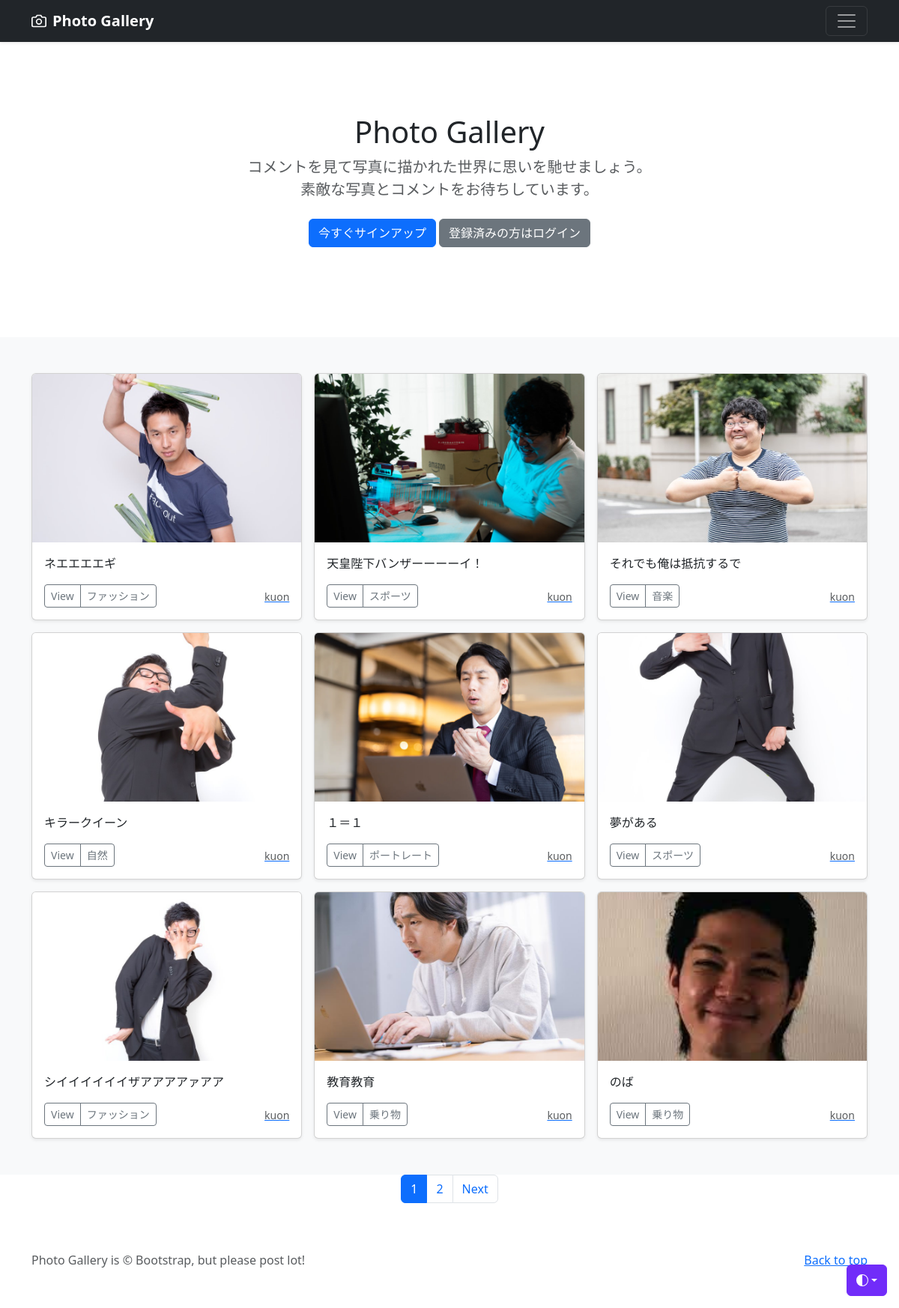
The page / on the database its author committed.
### photo/models.py (models this page shows, shortened)
class PhotoPost(models.Model):
    user = models.ForeignKey(
                CustomUser,
                verbose_name='ユーザ',
                on_delete=models.CASCADE)
    category = models.ForeignKey(
                Category,
                verbose_name='カテゴリ',
                on_delete=models.PROTECT)
    title = models.CharField(
                verbose_name='タイトル',
                max_length=200)
    comment = models.TextField(
                verbose_name='コメント')
    image1 = models.ImageField(
                verbose_name='イメージ1',
                upload_to='photos')
    image2 = models.ImageField(
                verbose_name='イメージ2',
                upload_to='photos',
                blank=True,
                null=True)
    posted_at = models.DateTimeField(
                verbose_name='投稿日時',
                auto_now_add=True)

class Category(models.Model):
    title = models.CharField(
                verbose_name='カテゴリ',
                max_length=20)

### accounts/models.py (models this page shows)
class CustomUser(AbstractUser):
    pass

### photo/views.py (the view)
class IndexView(ListView):
    template_name = 'index.html'
    queryset=PhotoPost.objects.order_by('-posted_at')
    paginate_by=9

### photo/templates/index.html (shortened to what this page needs)
{% extends 'base.html' %}
{% block contents %}
    {% include "photos_title.html" %}
    {% include "photos_list.html" %}
    {% include "pagination.html"%}
{% endblock %}

### photo/templates/photos_list.html (shortened to what this page needs)
  <div class="album py-5 bg-body-tertiary">
    <div class="container">
      <div class="row row-cols-1 row-cols-sm-2 row-cols-md-3 g-3">
        {% for record in object_list %}
        <div class="col">
          <div class="card shadow-sm">
            <img src="{{ record.image1.url }}"
              class="bd-placeholder-img card-img-top"
              width="100%" height="225"
              xmlns="http://www.w3.org/2000/svg"
              role="img" aria-label="Placeholder: Thumbnail"
              preserveAspectRatio="xMidYMid slice"
              focusable="false">
              <title>Placeholder</title><rect width="100%" height="100%" fill="#55595c"/></svg>
            <div class="card-body">
              <p class="card-text">{{ record.title}}</p>
              <div class="d-flex justify-content-between align-items-center">
                <div class="btn-group">
                  <button type="button"
                   class="btn btn-sm btn-outline-secondary"
                   onclick="location.href='{%url 'photo:photo_detail' record.pk %}'">
                   View</button>
                  <button type="button"
                   class="btn btn-sm btn-outline-secondary"
                   onclick="location.href='{%url 'photo:photos_cat' category=record.category.id%}'">
                   {{ record.category.title}}</button>
                </div>
                <a href="{% url 'photo:user_list' user=record.user.id %}">
                  <small class="text-muted">
                  {{ record.user }}</small>
                </a>
              </div>
            </div>
          </div>
        </div>
        {% endfor %}
      </div>
    </div>
  </div>

### photo/templates/base.html (style rules this page uses)
.bd-placeholder-img { font-size: 1.125rem; text-anchor: middle; -webkit-user-select: none; -moz-user-select: none; user-select: none; }

### photo/templates/photos_list.html (style rules this page uses)
img { object-fit: cover; }

### rows shown on the page
PhotoPost: image1 (picture), title "ネエエエエギ", category "ファッション", user "kuon"
PhotoPost: image1 (picture), title "天皇陛下バンザーーーーイ！", category "スポーツ", user "kuon"
PhotoPost: image1 (picture), title "それでも俺は抵抗するで", category "音楽", user "kuon"
PhotoPost: image1 (picture), title "キラークイーン", category "自然", user "kuon"
PhotoPost: image1 (picture), title "１＝１", category "ポートレート", user "kuon"
PhotoPost: image1 (picture), title "夢がある", category "スポーツ", user "kuon"
PhotoPost: image1 (picture), title "シイイイイイイザアアアアァアア", category "ファッション", user "kuon"
PhotoPost: image1 (picture), title "教育教育", category "乗り物", user "kuon"
PhotoPost: image1 (picture), title "のば", category "乗り物", user "kuon"

### other values the page prints
{{ num }} "1"
{{ num }} "2"
